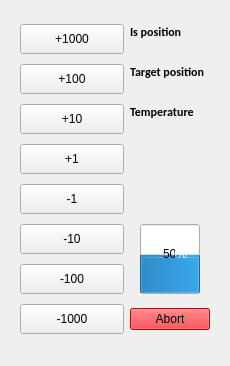
<?xml version="1.0" encoding="UTF-8"?>
<ui version="4.0">
    <class>FocusCntlPanel</class>
    <widget class="QWidget" name="FocusCntlPanel">
        <property name="geometry">
            <rect>
                <x>0</x>
                <y>0</y>
                <width>230</width>
                <height>366</height>
            </rect>
        </property>
        <property name="minimumSize">
            <size>
                <width>230</width>
                <height>300</height>
            </size>
        </property>
        <property name="windowTitle">
            <string>Form</string>
        </property>
        <layout class="QVBoxLayout" name="verticalLayout_2" stretch="1">
            <item>
                <layout class="QHBoxLayout" name="horizontalLayout">
                    <item>
                        <widget class="QWidget" name="focusCntlElementPanel" native="true">
                            <property name="enabled">
                                <bool>true</bool>
                            </property>
                            <layout class="QGridLayout" name="gridLayout_2" columnstretch="0,0">
                                <item row="11" column="1">
                                    <widget class="QPushButton" name="btnAbort">
                                        <property name="layoutDirection">
                                            <enum>Qt::LeftToRight</enum>
                                        </property>
                                        <property name="autoFillBackground">
                                            <bool>false</bool>
                                        </property>
                                        <property name="styleSheet">
                                            <string notr="true">background: rgb(255, 0, 4)</string>
                                        </property>
                                        <property name="text">
                                            <string>Abort</string>
                                        </property>
                                        <property name="flat">
                                            <bool>false</bool>
                                        </property>
                                    </widget>
                                </item>
                                <item row="6" column="1">
                                    <layout class="QVBoxLayout" name="verticalLayout_4">
                                        <property name="spacing">
                                            <number>0</number>
                                        </property>
                                        <item>
                                            <widget class="QLabel" name="label">
                                                <property name="sizePolicy">
                                                    <sizepolicy hsizetype="Minimum" vsizetype="Fixed">
                                                        <horstretch>0</horstretch>
                                                        <verstretch>0</verstretch>
                                                    </sizepolicy>
                                                </property>
                                                <property name="font">
                                                    <font>
                                                        <family>Carlito</family>
                                                        <pointsize>9</pointsize>
                                                        <weight>75</weight>
                                                        <bold>true</bold>
                                                    </font>
                                                </property>
                                                <property name="text">
                                                    <string>Temperature</string>
                                                </property>
                                            </widget>
                                        </item>
                                        <item>
                                            <widget class="QLabel" name="lblTemperature">
                                                <property name="sizePolicy">
                                                    <sizepolicy hsizetype="Preferred" vsizetype="Preferred">
                                                        <horstretch>0</horstretch>
                                                        <verstretch>0</verstretch>
                                                    </sizepolicy>
                                                </property>
                                                <property name="text">
                                                    <string>&lt;unknown&gt;</string>
                                                </property>
                                                <property name="alignment">
                                                    <set>Qt::AlignLeading|Qt::AlignLeft|Qt::AlignVCenter</set>
                                                </property>
                                            </widget>
                                        </item>
                                    </layout>
                                </item>
                                <item row="0" column="1">
                                    <layout class="QVBoxLayout" name="verticalLayout">
                                        <property name="spacing">
                                            <number>0</number>
                                        </property>
                                        <property name="leftMargin">
                                            <number>0</number>
                                        </property>
                                        <property name="rightMargin">
                                            <number>0</number>
                                        </property>
                                        <property name="bottomMargin">
                                            <number>0</number>
                                        </property>
                                        <item>
                                            <widget class="QLabel" name="label_3">
                                                <property name="font">
                                                    <font>
                                                        <family>Carlito</family>
                                                        <pointsize>9</pointsize>
                                                        <weight>75</weight>
                                                        <bold>true</bold>
                                                    </font>
                                                </property>
                                                <property name="lineWidth">
                                                    <number>1</number>
                                                </property>
                                                <property name="text">
                                                    <string>Is position</string>
                                                </property>
                                                <property name="margin">
                                                    <number>0</number>
                                                </property>
                                            </widget>
                                        </item>
                                        <item>
                                            <widget class="QLabel" name="lblIsPosition">
                                                <property name="text">
                                                    <string>&lt;unknown&gt;</string>
                                                </property>
                                            </widget>
                                        </item>
                                    </layout>
                                </item>
                                <item row="1" column="0">
                                    <widget class="QPushButton" name="btnPlus100">
                                        <property name="minimumSize">
                                            <size>
                                                <width>0</width>
                                                <height>30</height>
                                            </size>
                                        </property>
                                        <property name="text">
                                            <string>+100</string>
                                        </property>
                                    </widget>
                                </item>
                                <item row="10" column="0">
                                    <widget class="QPushButton" name="btnMinus100">
                                        <property name="minimumSize">
                                            <size>
                                                <width>0</width>
                                                <height>30</height>
                                            </size>
                                        </property>
                                        <property name="text">
                                            <string>-100</string>
                                        </property>
                                    </widget>
                                </item>
                                <item row="6" column="0">
                                    <widget class="QPushButton" name="btnPlus10">
                                        <property name="minimumSize">
                                            <size>
                                                <width>0</width>
                                                <height>30</height>
                                            </size>
                                        </property>
                                        <property name="text">
                                            <string>+10</string>
                                        </property>
                                    </widget>
                                </item>
                                <item row="9" column="0">
                                    <widget class="QPushButton" name="btnMinus10">
                                        <property name="minimumSize">
                                            <size>
                                                <width>0</width>
                                                <height>30</height>
                                            </size>
                                        </property>
                                        <property name="text">
                                            <string>-10</string>
                                        </property>
                                    </widget>
                                </item>
                                <item row="1" column="1">
                                    <layout class="QVBoxLayout" name="verticalLayout_3">
                                        <property name="spacing">
                                            <number>0</number>
                                        </property>
                                        <property name="topMargin">
                                            <number>0</number>
                                        </property>
                                        <item>
                                            <widget class="QLabel" name="label_4">
                                                <property name="font">
                                                    <font>
                                                        <family>Carlito</family>
                                                        <pointsize>9</pointsize>
                                                        <weight>75</weight>
                                                        <bold>true</bold>
                                                    </font>
                                                </property>
                                                <property name="text">
                                                    <string>Target position</string>
                                                </property>
                                            </widget>
                                        </item>
                                        <item>
                                            <widget class="QLabel" name="lblTgtPosition">
                                                <property name="text">
                                                    <string>&lt;unknown&gt;</string>
                                                </property>
                                            </widget>
                                        </item>
                                    </layout>
                                </item>
                                <item row="8" column="0">
                                    <widget class="QPushButton" name="btnMinus1">
                                        <property name="minimumSize">
                                            <size>
                                                <width>0</width>
                                                <height>30</height>
                                            </size>
                                        </property>
                                        <property name="text">
                                            <string>-1</string>
                                        </property>
                                    </widget>
                                </item>
                                <item row="7" column="0">
                                    <widget class="QPushButton" name="btnPlus1">
                                        <property name="minimumSize">
                                            <size>
                                                <width>0</width>
                                                <height>30</height>
                                            </size>
                                        </property>
                                        <property name="text">
                                            <string>+1</string>
                                        </property>
                                    </widget>
                                </item>
                                <item row="11" column="0">
                                    <widget class="QPushButton" name="btnMinus1000">
                                        <property name="minimumSize">
                                            <size>
                                                <width>0</width>
                                                <height>30</height>
                                            </size>
                                        </property>
                                        <property name="text">
                                            <string>-1000</string>
                                        </property>
                                        <property name="autoRepeat">
                                            <bool>true</bool>
                                        </property>
                                    </widget>
                                </item>
                                <item row="0" column="0">
                                    <widget class="QPushButton" name="btnPlus1000">
                                        <property name="sizePolicy">
                                            <sizepolicy hsizetype="Expanding" vsizetype="Fixed">
                                                <horstretch>1</horstretch>
                                                <verstretch>1</verstretch>
                                            </sizepolicy>
                                        </property>
                                        <property name="minimumSize">
                                            <size>
                                                <width>0</width>
                                                <height>30</height>
                                            </size>
                                        </property>
                                        <property name="text">
                                            <string>+1000</string>
                                        </property>
                                    </widget>
                                </item>
                                <item row="7" column="1" rowspan="4">
                                    <layout class="QGridLayout" name="gridLayout">
                                        <item row="0" column="0">
                                            <widget class="QLabel" name="lblFocusAnimation">
                                                <property name="text">
                                                    <string/>
                                                </property>
                                            </widget>
                                        </item>
                                        <item row="1" column="0">
                                            <widget class="QProgressBar" name="progressBarAbsPos">
                                                <property name="minimumSize">
                                                    <size>
                                                        <width>60</width>
                                                        <height>0</height>
                                                    </size>
                                                </property>
                                                <property name="maximumSize">
                                                    <size>
                                                        <width>30</width>
                                                        <height>70</height>
                                                    </size>
                                                </property>
                                                <property name="layoutDirection">
                                                    <enum>Qt::LeftToRight</enum>
                                                </property>
                                                <property name="maximum">
                                                    <number>100</number>
                                                </property>
                                                <property name="value">
                                                    <number>50</number>
                                                </property>
                                                <property name="alignment">
                                                    <set>Qt::AlignCenter</set>
                                                </property>
                                                <property name="textVisible">
                                                    <bool>true</bool>
                                                </property>
                                                <property name="orientation">
                                                    <enum>Qt::Vertical</enum>
                                                </property>
                                                <property name="invertedAppearance">
                                                    <bool>false</bool>
                                                </property>
                                                <property name="textDirection">
                                                    <enum>QProgressBar::TopToBottom</enum>
                                                </property>
                                                <property name="format">
                                                    <string>%p%</string>
                                                </property>
                                            </widget>
                                        </item>
                                    </layout>
                                </item>
                            </layout>
                        </widget>
                    </item>
                </layout>
            </item>
        </layout>
    </widget>
    <resources/>
    <connections/>
</ui>
